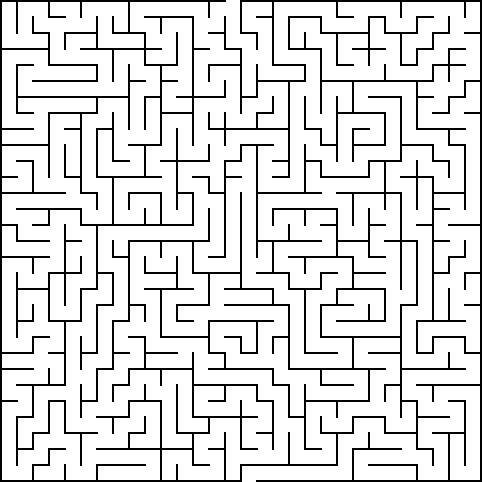
#> input picture task_1/30 by 30 orthogonal maze.png, 482 x 482 px
$ jupyter execute --allow-errors homework_01.ipynb   (shell and % lines are left out)
#> lines starting #> are read from the running program, lines starting #| are printed output that depends on the picture; after the words box and inside, x2 and y2 are one past the last pixel; in counts of white or black regions, pixels touching at a corner belong together
# Домашняя работа №1

[cell 1]
import cv2
import numpy as np
import math

from enum import Enum
import matplotlib.pyplot as plt

[cell 2]
import warnings
warnings.filterwarnings('ignore')

[cell 3]
def plot_one_image(image: np.ndarray) -> None:
    """
    Отобразить изображение с помощью matplotlib.
    Вспомогательная функция.

    :param image: изображение для отображения
    :return: None
    """
    fig, axs = plt.subplots(1, 1, figsize=(8, 7))

    axs.imshow(image)
    axs.axis('off')
    plt.plot()

# Задача №1 - Лабиринт

Реализуйте алгоритм поиска выхода из лабиринта по растровому изобажению.
Вам нужно написать код, который будет находить путь (координаты пикселей) от заданного входа сверху до выхода снизу.

Отрисуйте получившийся маршрут на карте с помощью функции ```plot_maze_path(img, coords)``` или воспользуйтесь вам известным графическим инструментом.

__Input:__

Изображение лабиринта в кодировке $RGB$.

Все карты лежат на [яндекс-диске](https://yadi.sk/d/qEWVZk2picDdZw)

__Ouput:__

Массив координат пути через лабиринт в виде ```(np.array(x), np.array(y))```.

Оценивается __каждое__ успешное решение лабиринта.
Пример решенной задачи.

[cell 4]
def is_wall(image: np.ndarray, pos):
    col_wall = image[0][0]
    return all(image[pos[1]][pos[0]] == col_wall)

[cell 5]
def find_start(image: np.ndarray):
    """
    Ищет вход (внизу)

    :param image: изображение лабиринта
    :return: точка старта
    """
    rows, cols, _ = image.shape
    l_x = 0;

    for x in range(cols):
        if not is_wall(image, [x, rows-1]):
            l_x = x-1
            break

    r_x = 0
    for x in range(l_x + 1, cols):
        if is_wall(image, [x, rows-1]):
            r_x = x - 1
            break
    return np.array([(l_x + r_x)//2, rows-1])

[cell 6]
class MOVE(Enum):
    UP = 0
    DOWN = 1
    LEFT = 2
    RIGHT = 3

[cell 7]
def direction_perpend(direction: MOVE):
    """
    Возвращает перпендикулярные направления
    """

    if direction == MOVE.UP or direction == MOVE.DOWN:
        return [MOVE.LEFT, MOVE.RIGHT]
    else:
        return [MOVE.UP, MOVE.DOWN]

[cell 8]
def vect_move(direction: MOVE):
    """
    Возвращает вектор перемещения для MOVE
    """

    move = np.array([0,0])
    if direction == MOVE.UP:
        move[1] = -1
    elif direction == MOVE.DOWN:
        move[1] = 1
    elif direction == MOVE.LEFT:
        move[0] = -1
    else:
        move[0] = 1
    return move

[cell 9]
def path_to_pos(start_pos, end_pos):
    """
    Прямой путь до точки (по направлению)

    :param start_pos: начало пути
    :param end_pos: конец пути
    :return: путь
    """
    move = (end_pos - start_pos)//abs(end_pos - start_pos)
    pos = start_pos.copy()
    path = []
    while any(pos != end_pos):
        pos += move
        path.append(pos.copy())
    return path

## Сильное решение

[cell 10]
def nearest_wall(image, pos, direction : MOVE):
    """
    Расстояние до ближайшей стены

    :param image: изображение лабиринта
    :param pos: точка, от которой ищется расстояние
    :param direction: направление, по которому ищется ближайшая стена
    :return: расстояние
    """

    rows, cols, _ = image.shape
    new_pos = pos.copy()
    dist = 0
    move = vect_move(direction)

    # Идем пока не встретим стену или не выйдем за пределы изображения
    while not is_wall(image, new_pos):
        new_pos += move
        dist += 1

        if new_pos[0] == -1 or new_pos[0] == cols:
            break
        if new_pos[1] == -1 or new_pos[1] == rows:
            break
    return dist

[cell 11]
def move_forward(image, start_pos, direction : MOVE):
    """
    Идет вперед пока по сторонам есть стенки

    :param image: изображение лабиринта
    :param direction: направление движения
    :param start_pos: начало движения
    :return: (пройденный путь, есть ли путь дальше) (True - есть путь)
    """
    rows, cols, _ = image.shape
    path = []
    pos = start_pos.copy()
    perp_dir = direction_perpend(direction) # Перпендикулярные направления
    move = vect_move(direction)

    # Рассчитываем расстояние до стенок
    walldist1 = nearest_wall(image, pos, perp_dir[0])
    walldist2 = nearest_wall(image, pos, perp_dir[1])

    # Идем
    while True:
        pos += move

        # Проверка, что мы не вышли из лабиринта
        if pos[0] == -1 or pos[0] == cols:
            break
        if pos[1] == -1 or pos[1] == rows:
            break

        # Проверка на тупик
        if is_wall(image, pos):
            return (path, False)

        # Рассчитываем новые расстояния до стенок
        new_walldist1 = nearest_wall(image, pos, perp_dir[0])
        new_walldist2 = nearest_wall(image, pos, perp_dir[1])

        # Проверка, что не вышли на перекресток
        if abs(new_walldist1 - walldist1) > 1:
            break
        if abs(new_walldist2 - walldist2) > 1:
            break

        # Обновление расстояний до стенок и пути
        walldist1, walldist2 = new_walldist1, new_walldist2
        path.append(pos.copy())

    return (path, True)

[cell 12]
def crossroad(image, start_pos, direction : MOVE):
    """
    Обрабатывает перекресток или поворот
    :param image: изображение лабиринта
    :param direction: Направление, где перекресток
    :param start_pos: точка входа
    :return: turple: (точка центра, список точек выхода, список направлений выхода)
    """
    pos = start_pos.copy()

    # Расчет расстояния до стенок до входа на перекресток
    perp_dir = direction_perpend(direction)
    walldist1 = nearest_wall(image, pos, perp_dir[0])
    walldist2 = nearest_wall(image, pos, perp_dir[1])

    move = vect_move(direction)
    exit_pos = []
    exit_direction = []
    opposite_pos = start_pos.copy()

    # Проверям, что можно пойти вбок (в одну сторону)
    if abs(nearest_wall(image, pos+move, perp_dir[0]) - walldist1) > 1:
        near_exit = pos + move + walldist1*vect_move(perp_dir[0]) # ближайшая точка выхода
        dist_far_exit = nearest_wall(image, near_exit, direction) # расстояние до конца перекрестка
        exit_pos.append(near_exit + dist_far_exit*move//2)        # рассчитываем середину выхода, то есть точку выхода
        exit_direction.append(perp_dir[0])                        # добавляем направление выхода

        # Расчет точки противоположной к точке входа (выход, если идти прямо)
        opposite_pos += (dist_far_exit+1)*vect_move(direction)

    # Проверям, что можно пойти вбок (в другую сторону)
    if abs(nearest_wall(image, pos+move, perp_dir[1]) - walldist2) > 1:
        near_exit = pos + move + walldist2*vect_move(perp_dir[1]) # ближайшая точка выхода
        dist_far_exit = nearest_wall(image, near_exit, direction) # расстояние до конца перекрестка
        exit_pos.append(near_exit + dist_far_exit*move//2)        # рассчитываем середину выхода, то есть точку выхода
        exit_direction.append(perp_dir[1])                        # добавляем направление выхода

        # Расчет точки противоположной к точке входа (если раньше не считали)
        if len(exit_pos) == 1:
            opposite_pos += (dist_far_exit+1)*vect_move(direction)

    if not exit_pos:
        raise Exception("It isn't crossroad")

    # Расчет центра перекрестка
    center = start_pos*abs(vect_move(perp_dir[0])) + exit_pos[0]*abs(vect_move(direction))

    # Проверяем, что можно пойти прямо
    if not is_wall(image, opposite_pos):
        exit_pos.append(opposite_pos)
        exit_direction.append(direction)

    return center, exit_pos, exit_direction

[cell 13]
def go(image: np.ndarray, path_before, start_direction : MOVE):
    """
    Функция путешествия, (конец cверху)

    :param image: изображение лабиринта
    :param path_before: путь до этого момента
    :param start_direction: начальное направление
    :return: (путь, дошел ли)
    """

    # Идем прямо, пока не будет перекрестка
    path, not_dead_end = move_forward(image, path_before[-1], start_direction)
    path = path_before.copy() + path

    # Проверка, что не в тупике
    if not not_dead_end:
        return path, False

    # Проверка на победу
    if path[-1][1] == 0:
        return path, True

    # Смотрим куда можно пойти на перекрестке
    center_cross, exit_pos, exit_direction = crossroad(image, path[-1], start_direction)
    path += path_to_pos(path[-1], center_cross) # Добавляем путь до центра перекрестка

    # Поочереди рекурсивно идем в разные направления
    end_path = []
    for i, direction in enumerate(exit_direction):
        path_from_center = path.copy() + path_to_pos(path[-1], exit_pos[i]) # Добавляем путь до выхода из перекрестка
        end_path, win = go(image, path_from_center, direction)

        # Проверка на победу
        if win:
            return end_path, win
    return end_path, False

## Слабое решение

[cell 14]
# [43 lines left out: function easy_go, not called in this run]

[cell 15]
def find_way_from_maze(image: np.ndarray, easy) -> tuple:
    """
    Найти путь через лабиринт.

    :param image: изображение лабиринта
    :param easy: слабый алгоритм (True), сильный алгоритм (False)
    :return: координаты пути из лабиринта в виде (x, y), где x и y - это массивы координат
    """
    rows, cols, _ = image.shape
    print('shape', image.shape)

    start_pos = find_start(image)

    if easy:
        walls_dist1 = nearest_wall(image, start_pos, MOVE.RIGHT)
        walls_dist2 = nearest_wall(image, start_pos, MOVE.LEFT)
        coords, win = easy_go(image, [start_pos], MOVE.UP, walls_dist1+walls_dist2-1)

    else:
        coords, win = go(image, [start_pos], MOVE.UP)

    x = [pos[0] for pos in coords]
    y = [pos[1] for pos in coords]

    return x,y

[cell 16]
def plot_maze_path(image: np.ndarray, coords: tuple) -> np.ndarray:
    """
    Нарисовать путь через лабиринт на изображении.
    Вспомогательная функция.

    :param image: изображение лабиринта
    :param coords: координаты пути через лабиринт типа (x, y) где x и y - массивы координат точек
    :return img_wpath: исходное изображение с отрисованными координатами
    """
    if image.ndim != 3:
        img = cv2.cvtColor(img, cv2.COLOR_GRAY2BGR)

    img_wpath = image.copy()
    if coords:
        x, y = coords
        img_wpath[y, x, :] = [255, 0, 0]

    return img_wpath

Загрузим тестовое изображение и отобразим его.

[cell 17]
str = ['task_1/20 by 20 orthogonal maze.png',
       'task_1/20 by 22 orthogonal maze.png',
       'task_1/25 by 22 orthogonal maze.png',
       'task_1/30 by 20 orthogonal maze.png',
       'task_1/30 by 30 orthogonal maze.png']
test_image = cv2.imread(str[4])  # загрузить тестовую картинку
#> test_image is the input picture: shape (482, 482, 3); 86.8% white; black in thin lines or dots

plot_one_image(test_image)

Теперь ваша задача реализовать функцию ```plot_maze_path``` в ```task_1.py``` для того, чтобы найти координаты пути через лабиринт.

[cell 18]
way_coords = find_way_from_maze(test_image, False)  # вычислить координаты пути через лабиринт
#| shape (482, 482, 3)
#> the loop in find_start, `for x in range(cols):` made 243 passes
#> l_x on pass 243: 241
#> the loop in find_start, `for x in range(l_x + 1, cols):` made 15 passes
#> r_x on pass 15: 255
#> in find_way_from_maze, `start_pos = find_start(image)`: start_pos = [248, 481]
#> the loop in nearest_wall, `while not is_wall(image, new_pos):` made 7 passes
#> new_pos on passes 1 to 7: [247, 481], [246, 481], [245, 481], [244, 481], [243, 481], [242, 481], [241, 481]
#> after the loop in nearest_wall, `while not is_wall(image, new_pos):`: dist = 7
#> the loop in nearest_wall (call 2), `while not is_wall(image, new_pos):` made 8 passes
#> new_pos on passes 1 to 8: [249, 481], [250, 481], [251, 481], [252, 481], [253, 481], [254, 481], [255, 481], [256, 481]
#> in move_forward, `walldist2 = nearest_wall(image, pos, perp_dir[1])`: walldist2 = 8
#> the loop in move_forward, `while True:` made 2 passes
#> (new_walldist1, new_walldist2, walldist1, walldist2) on pass 1: (7, 8, 7, 8)
#> (new_walldist1, new_walldist2) on pass 2: (7, 104)
#> after the loop in move_forward, `while True:`: path = [[248, 480]]
#> in go, `path, not_dead_end = move_forward(image, path_before[-1], start_direct..`: not_dead_end = True
#> in go, `path = path_before.copy() + path`: path = [[248, 481], [248, 480]]
#> in crossroad, `pos = start_pos.copy()`: pos = [248, 480]
#> in crossroad, `walldist1 = nearest_wall(image, pos, perp_dir[0])`: walldist1 = 7
#> in crossroad, `walldist2 = nearest_wall(image, pos, perp_dir[1])`: walldist2 = 8
#> in crossroad, `opposite_pos = start_pos.copy()`: opposite_pos = [248, 480]
#> in crossroad, `near_exit = pos + move + walldist2*vect_move(perp_dir[1])`: near_exit = [256, 479]
#> in crossroad, `dist_far_exit = nearest_wall(image, near_exit, direction)`: dist_far_exit = 14
#> in crossroad, `opposite_pos += (dist_far_exit+1)*vect_move(direction)`: opposite_pos = [248, 465]
#> in crossroad, `center = start_pos*abs(vect_move(perp_dir[0])) + exit_pos[0]*abs(vect_..`: center = [248, 472]
#> in go, `center_cross, exit_pos, exit_direction = crossroad(image, path[-1], st..`: exit_pos = [[256, 472]]; exit_direction = 1 item
#> in path_to_pos, `move = (end_pos - start_pos)//abs(end_pos - start_pos)`: move = [0, -1]
#> in path_to_pos, `pos = start_pos.copy()`: pos = [248, 480]
#> the loop in path_to_pos, `while any(pos != end_pos):` made 8 passes
#> pos on passes 1 to 8: [248, 479], [248, 478], [248, 477], [248, 476], [248, 475], [248, 474], [248, 473], [248, 472]
#> after the loop in path_to_pos, `while any(pos != end_pos):`: path = [[248, 479], [248, 478], [248, 477], [248, 476], [248, 475], [248, 474], [248, 473], [248, 472]]
#> in go, `path += path_to_pos(path[-1], center_cross)`: path = [[248, 481], [248, 480], [248, 479], [248, 478], [248, 477], [248, 476], [248, 475], [248, 474], [248, 473], [248, 472]]
#> the loop in go, `for i, direction in enumerate(exit_direction):` made 1 pass

image_with_way = plot_maze_path(test_image, way_coords)
#> in plot_maze_path, `img_wpath[y, x, :] = [255, 0, 0]`:
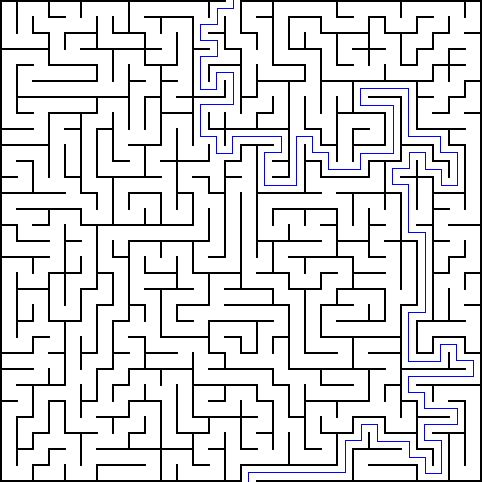
#> img_wpath: shape (482, 482, 3); 0.88% of pixels changed, all inside (x1, y1, x2, y2) = (200, 0, 474, 482)

plot_one_image(image_with_way)

# Задача №2 - Пробки в городе

Требуется написать программу, которая на вход принимает картинку, на которой схематически изображена машинка на дороге с $N$ полосами и препятствия на полосах. Соответствующие объекты обозначены цветами, которые сохраняются на всех изображениях.

Результатом работы программы является номер полосы, на которую нужно перестроиться или сообщение о том, что перестраиваться не нужно.

**Примечание: номер дороги считается слева направо, отсчет начинается с нуля.**

Примеры изображений:
<table><tr>
    <td>  </td>
    <td>  </td>
</tr></table>

[cell 19]
def comp_colors(col1, col2, dH=0.03):
    return abs(col1[0]-col2[0])/360 < dH

[cell 20]
def borders_and_roads_colors(image: np.ndarray):
    """
    Цвета границ и дорог

    :param image: изображение
    :return: цвета границ и дорог)
    """
    rows, cols, _ = image.shape

    values, counts = np.unique(image[rows-1], return_counts=True, axis=0)
    road_col = values[counts.argmax()]
    values = np.delete(values, counts.argmax(), axis=0)

    bord_col = []
    for i,vcol in enumerate(values):
        if not vcol[0] == road_col[0]:
            bord_col.append(vcol)

    return (bord_col, road_col)

[cell 21]
def is_bord(color, bord_colors):
    for bcol in bord_colors:
        if all(color == bcol):
            return True
    return False

[cell 22]
def find_road_number(image_rgb: np.ndarray) -> int:
    """
    Найти номер дороги, на которой нет препятсвия в конце пути.

    :param image: исходное изображение
    :return: номер дороги, на котором нет препятсвия на дороге
    """
    image = cv2.cvtColor(image_rgb, cv2.COLOR_RGB2HSV)

    rows, cols, _ = image.shape
    road_number = None

    bord_colors, road_color = borders_and_roads_colors(image)

    num_col = 0
    num_road = 0

    colors = []  # там будут лежать другие цвета (не границы и дороги) встречающиеся на картинке
    roads = [] # там будут лежать списки дорог в которых встречаются цвета в cols
    skip_b = False
    while num_col < cols:
        old_num_col = num_col
        # Скипаем границы дороги
        while num_col < cols and is_bord(image[rows-1][num_col], bord_colors):
            num_col += 1

        # Если нашли не границу а плохую дорогу
        if num_col - old_num_col < 5:
            num_road -= 1
            skip_b = True
        else:
            skip_b = False


        old_num_col = num_col
        while num_col < cols and not is_bord(image[rows-1][num_col], bord_colors):
            col_colors = np.unique(image[:, num_col, :], axis=0)

            for color in col_colors:
                if comp_colors(color, road_color):
                    continue

                for ind, icolor in enumerate(colors):
                    if comp_colors(icolor, color):
                        if not (num_road in roads[ind]):
                            roads[ind].append(num_road)
                        break
                else:
                    colors.append(color)
                    roads.append([num_road])
            num_col += 1

        # Если нашли дорогу или перед этим это все-таки была граница)
        if num_col - old_num_col > 5 or skip_b:
            num_road += 1

    # Посмотрим какой цвет был на большем числе дорог это и будет цвет из препятствия
    ind = np.argmax([len(col_road) for col_road in roads])

    # посмотрим сколько дорог
    count_roads = len(roads[ind]) + 1

    road_number = list(set(range(count_roads)) - set(roads[ind]))[0]

    return road_number

[cell 23]
test_image = cv2.imread('task_2/image_01.jpg')
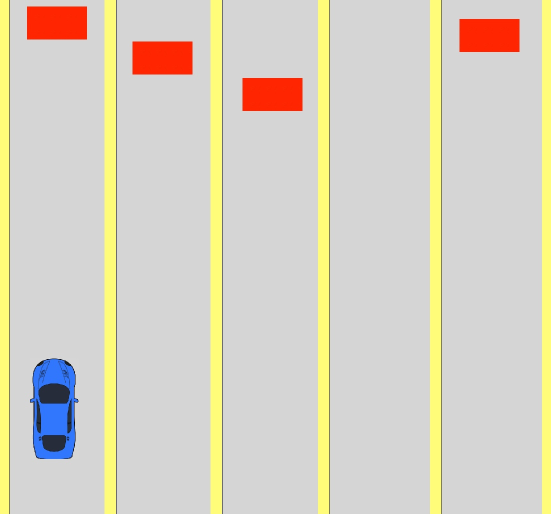
#> input picture task_2/image_01.jpg, 1102 x 1028 px (shown at 1/2 size)
#> test_image is the input picture: shape (1028, 1102, 3); mean B, G, R 195.1, 210, 215.7
test_image = cv2.cvtColor(test_image, cv2.COLOR_BGR2RGB)

plot_one_image(test_image)

[cell 24]
road_number = find_road_number(test_image)
#> in find_road_number, `image = cv2.cvtColor(image_rgb, cv2.COLOR_RGB2HSV)`: image: shape (1028, 1102, 3); mean H, S, V 9.1, 26.5, 217.7
#> the loop in borders_and_roads_colors, `for i,vcol in enumerate(values):` made 26 passes
#> vcol on passes 1 to 12: [23, 255, 4], [26, 20, 216], [29, 59, 220], [29, 86, 249], [29, 102, 251], [29, 104, 251], [29, 116, 254], [29, 118, 254], [29, 132, 255], [29, 134, 255], [29, 135, 254], [29, 136, 255]

print(f'Нужно перестроиться на дорогу номер {road_number}')
#| Нужно перестроиться на дорогу номер 3

# Задача №3 - Аффинные преобразования

[cell 25]
# [4 lines left out: function vect, not called in this run]

[cell 26]
def warpAffine(image, M):
    """
    Применить преобразование M и преобразовать размер изображения.

    :param image: изображение
    :param M: Матрица преобразования
    :return: преобразованное изображение
    """
    rows, cols, _ = image.shape

    xul,yul = M @ (0,0,1)
    xur,yur = M @ vect([cols-1, 0,1])
    xdl,ydl = M @ vect([0,rows-1,1])
    xdr,ydr = M @ vect([cols-1,rows-1,1])

    new_cols =  math.ceil(max(abs(xul-xdr), abs(xur-xdl)))
    new_rows =  math.ceil(max(abs(yul-ydr), abs(yur-ydl)))

    dx = -min(xul, xur, xdl, xdr)
    dy = -min(yul, yur, ydl, ydr)

    M[0][2] += dx
    M[1][2] += dy

    dst = cv2.warpAffine(image.copy(), M, (new_cols+1, new_rows+1))

    return dst

[cell 27]
def apply_warpAffine(image, points1, points2) -> np.ndarray:
    """
    Применить афинное преобразование согласно переходу точек points1 -> points2 и
    преобразовать размер изображения.

    :param image:
    :param points1:
    :param points2:
    :return: преобразованное изображение
    """

    M = cv2.getAffineTransform(points1, points2)
    dst = warpAffine(image, M)
    return dst

[cell 28]
def rotate(image, point: tuple, angle: float) -> np.ndarray:
    """
    Повернуть изображение по часовой стрелке на угол от 0 до 360 градусов и преобразовать размер изображения.

    :param image: исходное изображение
    :param point: значение точки (x, y), вокруг которой повернуть изображение
    :param angle: угол поворота
    :return: повернутное изображение
    """
    M = cv2.getRotationMatrix2D(point, angle, scale=1.0)
    dst = warpAffine(image, M)
    return dst

## Задача №3.1 - Поверни изображение

Реализуйте функцию, которая поворачивает изображение вокруг заданной точки на заданный угол ($0^\circ-360^\circ$) и преобразует размер изображения, чтобы оно не обрезалось после поворота.

[cell 29]
test_image = cv2.imread('task_3/lk.jpg')
#> (the rest of this cell did not finish here and is left out)

[cell 30]
test_point = (200, 200)
test_angle = 15

#> (the rest of this cell did not finish here and is left out)
